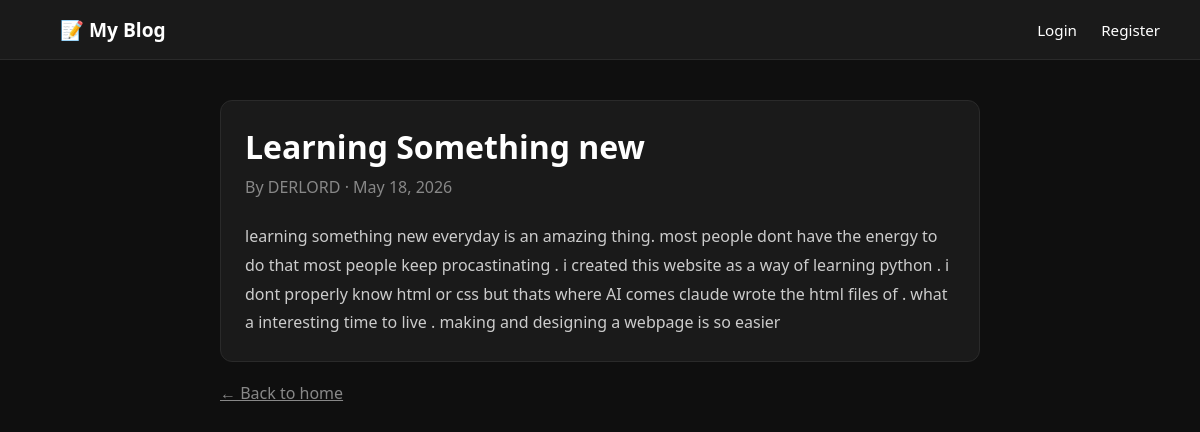
/post/1, run on the app's committed database.
### app.py (models this page shows)
class Post(db.Model):
    id = db.Column(db.Integer, primary_key=True)
    title = db.Column(db.String(200), nullable=False)
    content = db.Column(db.Text, nullable=False)
    created_at = db.Column(db.DateTime, default=datetime.utcnow)
    user_id = db.Column(db.Integer, db.ForeignKey("user.id"), nullable=False)

class User(UserMixin, db.Model):
    id = db.Column(db.Integer, primary_key=True)
    username = db.Column(db.String(80), unique=True, nullable=False)
    password = db.Column(db.String(200), nullable=False)
    posts = db.relationship("Post", backref="author", lazy=True)

### app.py (the view)
@app.route("/post/<int:id>")
def view_post(id):
    post = Post.query.get_or_404(id)
    return render_template("post.html", post=post)

### templates/post.html (shortened to what this page needs)
{% extends "base.html" %}
{% block content %}
    <div class="card">
        <h1 style="margin-bottom: 8px;">{{ post.title }}</h1>
        <p style="color: #888; margin-bottom: 24px;">
            By {{ post.author.username }} · {{ post.created_at.strftime("%B %d, %Y") }}
        </p>
        <div style="line-height: 1.8; color: #ccc;">
            {{ post.content }}
        </div>
    </div>
    <a href="/" style="color: #888;">← Back to home</a>
{% endblock %}

### templates/base.html (style rules this page uses)
* { margin: 0; padding: 0; box-sizing: border-box; }
body { font-family: 'Segoe UI', sans-serif; background: #0f0f0f; color: #ffffff; min-height: 100vh; }
.card { background: #1a1a1a; border: 1px solid #2a2a2a; border-radius: 12px; padding: 24px; margin-bottom: 20px; }

### data on the page
Post: title "Learning Something new", created_at "May 18, 2026", content "learning something new everyday is an amazing thing. most people dont have the energy to do that most people keep procastinating . i created this website as a way of learning python . i dont properly know html or css but thats where AI comes claude wrote the html files of . what a interesting time to live . making and designing a webpage is so easier"
User: author.username "DERLORD"
